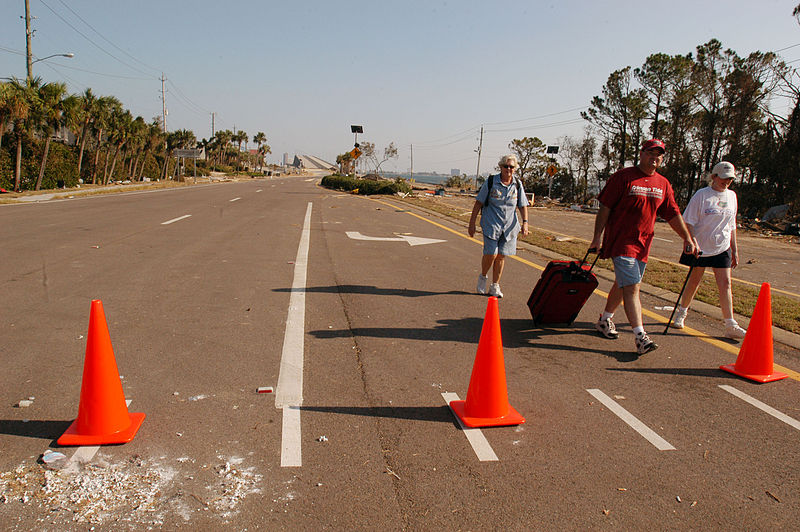
#> input picture Lista - Arthur Schneider de Oliveira/imagens/hw2_cone.jpg, 800 x 532 px
$ python 10exercicio.py
#> lines starting #> are read from the running program, lines starting #| are printed output that depends on the picture; after the words box and inside, x2 and y2 are one past the last pixel; in counts of white or black regions, pixels touching at a corner belong together
import cv2
import numpy as np
import matplotlib.pyplot as plt

img = cv2.imread('hw2_cone.jpg')
#> img is the input picture: shape (532, 800, 3); mean B, G, R 100.7, 115.7, 140.4

img_hsl = cv2.cvtColor(img, cv2.COLOR_BGR2HLS)
#> img_hsl: shape (532, 800, 3); mean of channels 0, 1, 2 37.7, 120.7, 73.7

low_laranja = np.array([0, 100, 100], dtype=np.uint8)
up_laranja = np.array([20, 255, 255], dtype=np.uint8)

mask = cv2.inRange(img_hsl, low_laranja, up_laranja)
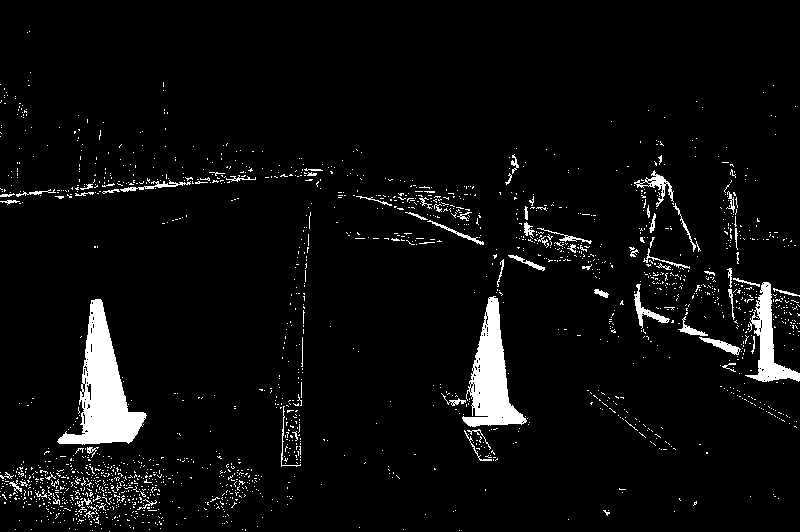
#> mask: shape (532, 800); 4.7% white; 1855 white regions (1782 under 20 px)

contours, _ = cv2.findContours(mask, cv2.RETR_EXTERNAL, cv2.CHAIN_APPROX_SIMPLE)
#> contours = 1855 contours, 1819 with area under 20; largest, box (x1, y1, x2, y2) and area: (57, 299, 147, 445) 5178, (462, 296, 527, 427) 3608, (745, 282, 800, 382) 1669, (634, 170, 674, 207) 302, (634, 284, 670, 329) 280

for contour in contours:
    x, y, w, h = cv2.boundingRect(contour)
    cv2.rectangle(img, (x, y), (x + w, y + h), (0, 255, 255), 2)
#> this loop made 1855 passes
#> (x, y, w, h) on passes 1 to 3: (109, 531, 1, 1), (459, 530, 1, 1), (92, 530, 1, 1)
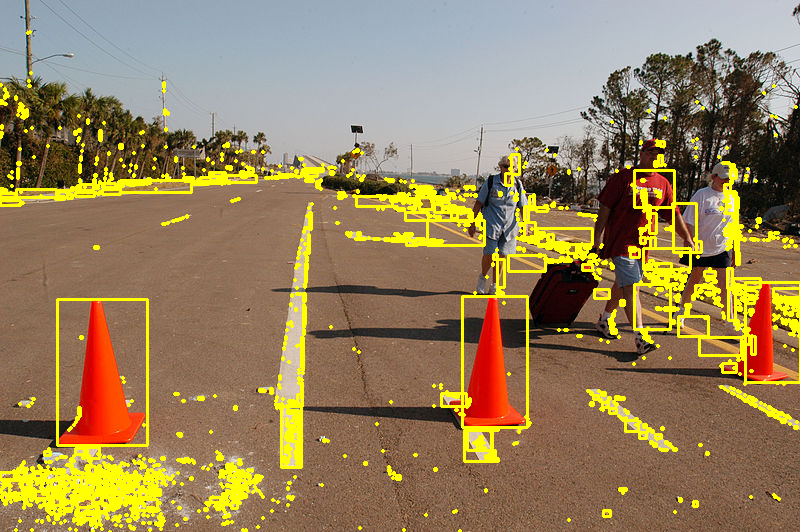
#> img: shape (532, 800, 3); 9.85% of pixels changed, all inside (x1, y1, x2, y2) = (0, 30, 800, 532)

plt.imshow(cv2.cvtColor(img, cv2.COLOR_BGR2RGB))
plt.title('Imagem Original')
plt.show()

plt.imshow(cv2.cvtColor(mask, cv2.COLOR_GRAY2RGB))
plt.title('Cones Detectados')
plt.show()
